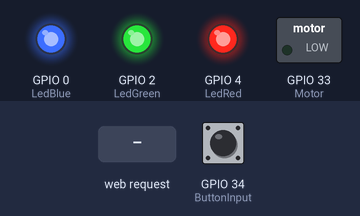
Bench run of a sketch on a simulated ESP32. Shown: switched loads named in the sketch (green lamp = pin HIGH), output pins drawn as LEDs (lit = HIGH). Inputs (shaded band) come from the test bench; at power-on: GPIO 34 (ButtonInput) LOW. What the sketch prints to the serial monitor is not drawn.

Above: at 1.7 s.
1.8 s: HTTP request GET /LEAVE received
At 3.1 s:
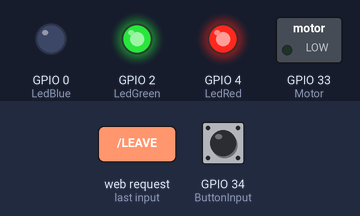
4.8 s: HTTP request GET /EMERGENCY received
At 6.1 s:
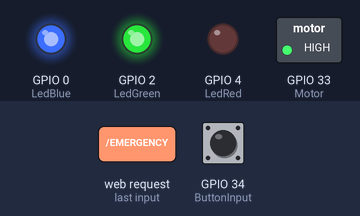
7.8 s: HTTP request GET /HI received
At 10.6 s:
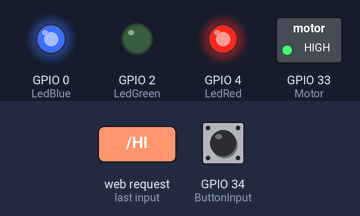
10.8 s: HTTP request GET /SILENT received
At 15.3 s:
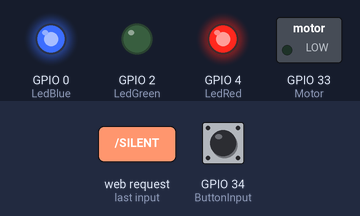
Timing chart, 0 to 16.8 s (numbered marks = the images above; inputs shaded):
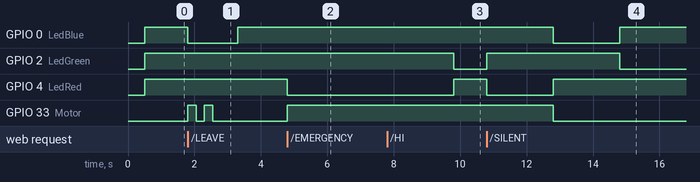

Measured:
- after the input at 1.8 s, GPIO 0 (LedBlue): HIGH → LOW at once, → HIGH 1.5 s later; GPIO 33 (Motor): alternates HIGH for 0.25 s and LOW for 0.25 s, 4 changes in all, then stays LOW, starting at once
- after the input at 4.8 s, GPIO 4 (LedRed): HIGH → LOW at once; GPIO 33 (Motor): LOW → HIGH at once
- after the input at 7.8 s, GPIO 2 (LedGreen): HIGH → LOW after 2.0 s; GPIO 33 (Motor): stays HIGH (without the input it goes to LOW after 2.0 s)
- after the input at 10.8 s, GPIO 0 (LedBlue): HIGH → LOW after 2.0 s, → HIGH 2.0 s later; GPIO 4 (LedRed): HIGH → LOW at once, → HIGH 2.0 s later; GPIO 33 (Motor): HIGH → LOW after 2.0 s instead of 0.00 s

The sketch:

ECE2799_On_Board_Multithread_B.ino
```cpp
//Change the Freq from 80 to 40. this is done in tools, by where the port is selected
#include <WiFi.h>
#include <WiFiClient.h>
#include <WiFiAP.h>
#include <WiFiMulti.h>
#include <Arduino.h>
#include <EasyButton.h>

//Make another version of this and have 2 seperate servers. One code will run a server and connect tot the other and vise versa

#define LedRed 4
#define LedBlue 0
#define LedGreen 2
#define Motor 33
#define ButtonInput 34
#define BAUDRATE 115200
int ButtonState = 0;
int ButtonPattern = 0;
int PressTime = 500; // Allows time for button pushes
int status = WL_IDLE_STATUS;

EasyButton button(ButtonInput,35,false,false); //Name(Button_pin,Debounce_Delay,pull_up_enable,invert_logic)


#define LED_BUILTIN 2

TaskHandle_t Task1;


WiFiServer server(80);
const char *ssid = "YourAP";
const char *password = "yourPassword";

//Adding PWM so the LEDs don't blow each other out
//const int freq = 5000;
//const int ledChannel = 0;
//const int resolution = 8;
//Setup for the mutlithread stuff
void setup() {
  Serial.begin(115200);
  Serial.print("setup() running on core ");
  Serial.println(xPortGetCoreID());

  //create a task that will be executed in the Task1code() function, with priority 1 and executed on core 0
  xTaskCreatePinnedToCore(
                    Task1code,   /* Task function. */
                    "Task1",     /* name of task. */
                    10000,       /* Stack size of task */
                    NULL,        /* parameter of the task */
                    1,           /* priority of the task */
                    &Task1,      /* Task handle to keep track of created task */
                    0);          /* pin task to core 0 */
  delay(500);


  pinMode(Motor,OUTPUT);
  pinMode(LedRed, OUTPUT);
  pinMode(LedBlue, OUTPUT);
  pinMode(LedGreen, OUTPUT);
  pinMode(ButtonInput,INPUT);
  digitalWrite(LedRed, HIGH);
 digitalWrite(LedBlue,HIGH);
  digitalWrite(LedGreen,HIGH);

  pinMode(LED_BUILTIN, OUTPUT);

  Serial.println();
  Serial.println("Configuring access point...");

  // You can remove the password parameter if you want the AP to be open.
  IPAddress Ip(192, 168, 1, 1);
  IPAddress NMask(255, 255, 255, 0);

  WiFi.softAPConfig(Ip, Ip, NMask);
  IPAddress myIP = WiFi.softAPIP();
  Serial.println();
  Serial.print("AP IP address: ");
  Serial.println(myIP);
  server.begin();

  Serial.println("Server started");
  Serial.println(ssid);

  button.begin();

  button.onSequence(3, 2000, hi);

  button.onSequence(2, 2000, leave);

  button.onPressedFor(1000, emergency);

  Serial.println(">>> EasyButton multiple onSequence example <<<");
}

//Task1code: Blinks Red and Green other code will do motor and Blue
void Task1code( void * pvParameters ){
  Serial.print("Task1 running on core ");
  Serial.println(xPortGetCoreID());

  for(;;){
  button.read();
  vTaskDelay(10);
  }
}


void loop() //Not used
{


   WiFiClient client = server.available();   // listen for incoming clients

  if (client) {                             // if you get a client,
    Serial.println("New Client.");           // print a message out the serial port
    String currentLine = "";                // make a String to hold incoming data from the client
    while (client.connected()) {            // loop while the client's connected
      if (client.available()) {             // if there's bytes to read from the client,
        char c = client.read();             // read a byte, then
        Serial.write(c);                    // print it out the serial monitor
        if (c == '\n') {                    // if the byte is a newline character

          // if the current line is blank, you got two newline characters in a row.
          // that's the end of the client HTTP request, so send a response:
          if (currentLine.length() == 0) {
            // HTTP headers always start with a response code (e.g. HTTP/1.1 200 OK)
            // and a content-type so the client knows what's coming, then a blank line:
            client.println("HTTP/1.1 200 OK");
            client.println("Content-type:text/html");
            client.println();

            // the content of the HTTP response follows the header:
            client.print("Click <a href=\"/H\">here</a> to turn ON the LED.<br>");
            client.print("Click <a href=\"/L\">here</a> to turn OFF the LED.<br>");

            // The HTTP response ends with another blank line:
            client.println();
            // break out of the while loop:
            break;
          } else {    // if you got a newline, then clear currentLine:
            currentLine = "";
          }
        } else if (c != '\r') {  // if you got anything else but a carriage return character,
          currentLine += c;      // add it to the end of the currentLine
        }

        // Check to see if the client request was "GET /H" or "GET /L":
        if (currentLine.endsWith("GET /EMERGENCY")) {
              digitalWrite(Motor,HIGH);
              digitalWrite(LedRed, LOW);
              digitalWrite(LedBlue,HIGH);
              digitalWrite(LedGreen,HIGH);
              delay(5000);
              digitalWrite(LedRed,HIGH);
              digitalWrite(Motor,LOW);
        }
        if (currentLine.endsWith("GET /LEAVE")) {
              digitalWrite(Motor,HIGH);
              digitalWrite(LedRed, HIGH);
              digitalWrite(LedBlue,LOW);
              digitalWrite(LedGreen,HIGH);
              delay(250);
              digitalWrite(Motor,LOW);
              delay(250);
              digitalWrite(Motor,HIGH);
              delay(250);
              digitalWrite(Motor,LOW);
              delay(750);
              digitalWrite(LedBlue,HIGH);
        }
        if (currentLine.endsWith("GET /HI")) {
              digitalWrite(Motor,HIGH);
              digitalWrite(LedRed, HIGH);
              digitalWrite(LedBlue,HIGH);
              digitalWrite(LedGreen,LOW);
              delay(1000);
              digitalWrite(LedGreen,HIGH);
              digitalWrite(Motor,LOW);
        }
        if (currentLine.endsWith("GET /SILENT")){

          //int ButtonState = 0;

            // put your main code here, to run repeatedly: Ayo new comment
            //ButtonState = digitalRead(ButtonInput);

              digitalWrite(Motor,HIGH);
              digitalWrite(LedRed, LOW);
              digitalWrite(LedBlue,HIGH);
              digitalWrite(LedGreen,HIGH);
              delay(2000);
              digitalWrite(Motor,LOW);
              digitalWrite(LedRed, HIGH);
              digitalWrite(LedBlue,LOW);
              digitalWrite(LedGreen,HIGH);
              delay(2000);
              digitalWrite(Motor,LOW);
              digitalWrite(LedRed, HIGH);
              digitalWrite(LedBlue,HIGH);
              digitalWrite(LedGreen,LOW);


        }
      }
    }
    // close the connection:
    client.stop();
    Serial.println("Client Disconnected.");
  }
}

void sendSignal(char* ssid, char* password, String func){
  WiFiClient client;
  //connect to access point
  Serial.println("trying to connect to access point");

  while(WiFi.begin(ssid) != WL_CONNECTED) {
      Serial.print("wifi connection in progress");
      delay(5000);
  }
  delay(5);
  const uint16_t port = 80;
  const char * host = "192.168.4.1"; // ip or dns

  // Use WiFiClient class to create TCP connections

  Serial.println(func);

  //Check's if the client is connected and delays if it cannot connect
  while(!client.connect(host, port)) {
      delay(5000);
      Serial.println("trying to connect");
  }
  String output = "GET /" + func;
  client.println(output);
  Serial.print("request sent");
}

void emergency(){
  sendSignal("yourAP", "yourPassword", "EMERGENCY");
}

void hi(){
  sendSignal("yourAP", "yourPassword", "HI");
}
void leave(){
  sendSignal("yourAP", "yourPassword", "LEAVE");

}
```
